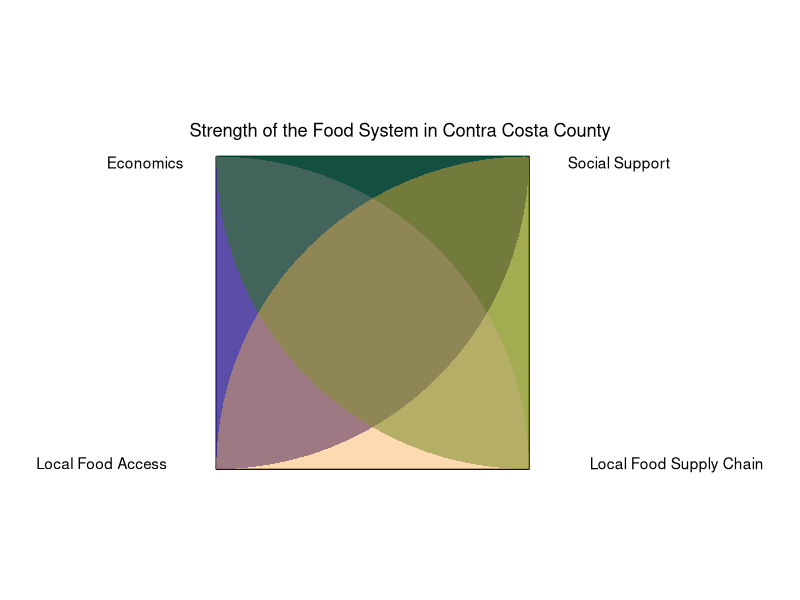

Recreate this plot in R.
# Load the required libraries
library(ggplot2)
library(ggforce)

# Function to generate data points for a circle, clipped to the square
clipped_circle <- function(center_x, center_y, radius, n_points = 100, side_length) {
  angles <- seq(0, 2 * pi, length.out = n_points)
  x <- center_x + radius * cos(angles)
  y <- center_y + radius * sin(angles)
  clipped_x <- pmin(pmax(x, -side_length/2), side_length/2)
  clipped_y <- pmin(pmax(y, -side_length/2), side_length/2)
  return(data.frame(x = clipped_x, y = clipped_y))
}

# Function to generate data points for the square
square <- function(side_length) {
  x <- c(-side_length/2, side_length/2, side_length/2, -side_length/2, -side_length/2)
  y <- c(side_length/2, side_length/2, -side_length/2, -side_length/2, side_length/2)
  return(data.frame(x, y))
}

# Define the side length of the square
side_length <- 4

# Calculate the radius of the circles to extend to the adjacent corners along the edges
radius <- side_length 

# Generate data for the circles at each corner, clipped to the square
circle_data1 <- clipped_circle(-side_length/2, side_length/2, radius, side_length = side_length)
circle_data2 <- clipped_circle(side_length/2, side_length/2, radius, side_length = side_length)
circle_data3 <- clipped_circle(side_length/2, -side_length/2, radius, side_length = side_length)
circle_data4 <- clipped_circle(-side_length/2, -side_length/2, radius, side_length = side_length)

# Define the custom colors for each corner as RGB values
colors <- c("#00008B", "#006400", "#FFBB33", "#FFB6C1")  # Blue, Green, Orange, Red

# Labels for each corner
labels <- c("Economics", "Social Support", "Local Food Supply Chain", "Local Food Access")

# Plot the square and circles, and set limits to the size of the square
p <- ggplot() +
  geom_path(data = square(side_length), aes(x = x, y = y), color = "black") +
  geom_polygon(data = circle_data1, aes(x = x, y = y, fill = colors[1]), alpha = 0.8) +
  geom_polygon(data = circle_data2, aes(x = x, y = y, fill = colors[2]), alpha = 0.6) +
  geom_polygon(data = circle_data3, aes(x = x, y = y, fill = colors[3]), alpha = 0.4) +
  geom_polygon(data = circle_data4, aes(x = x, y = y, fill = colors[4]), alpha = 0.2) +
  coord_fixed() +  # Set aspect ratio to 1 to keep the plot square
  theme_void() +    # Remove axis and background
  scale_fill_identity() +  # Use colors directly without mapping to a scale
  geom_text(aes(x = -side_length/2 - 1.4, y = side_length/2, label = labels[1]), hjust = 0, vjust = 1) +
  geom_text(aes(x = side_length/2 + 1.8, y = side_length/2, label = labels[2]), hjust = 1, vjust = 1) +
  geom_text(aes(x = side_length/2 + 3, y = -side_length/2, label = labels[3]), hjust = 1, vjust = 0) +
  geom_text(aes(x = -side_length/2 - 2.3, y = -side_length/2, label = labels[4]), hjust = 0, vjust = 0) +
  ggtitle("Strength of the Food System in Contra Costa County") +   # Updated title
  theme(plot.title = element_text(hjust = 0.5))  # Center the title

print(p)
